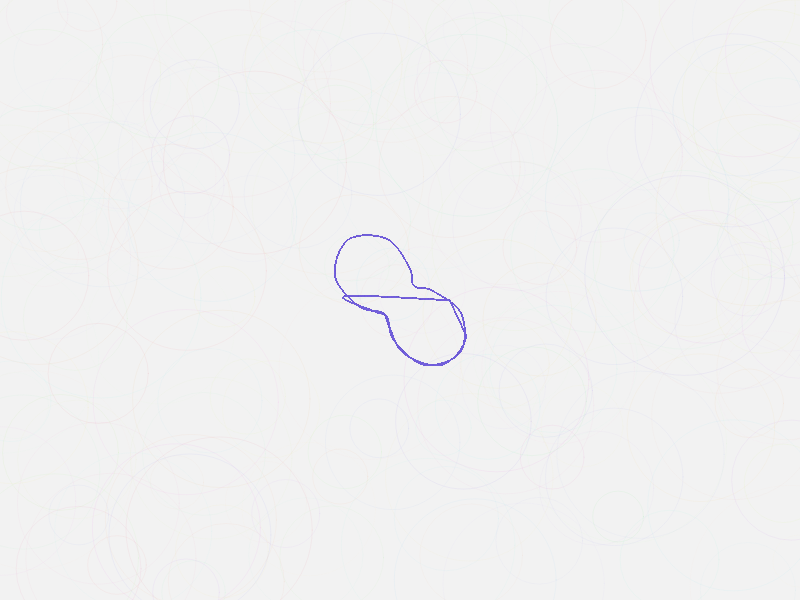
Frame 1 (no input)
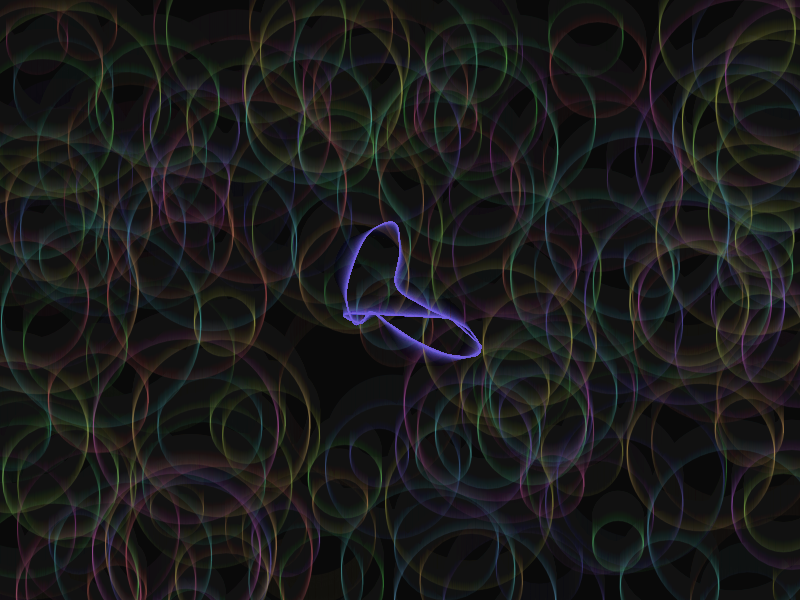
Frame 60 (no input)
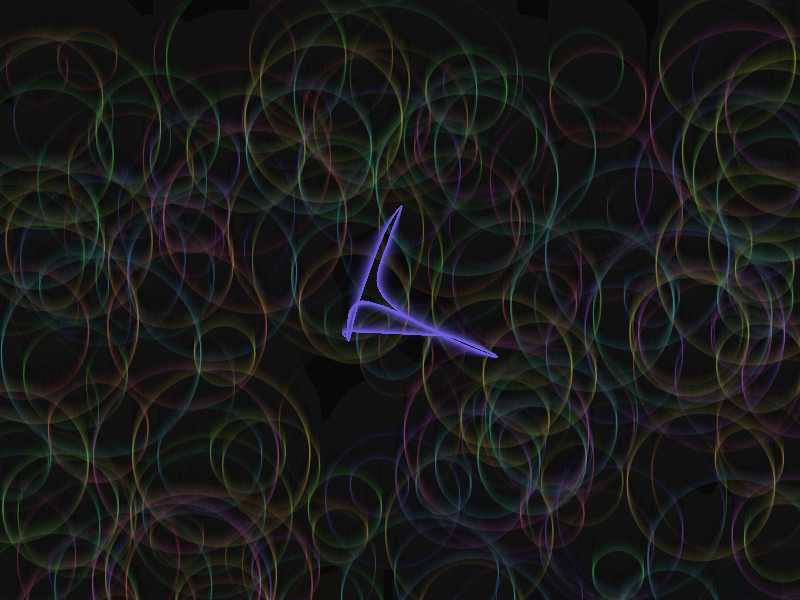
Frame 120 (the mouse pressed at the canvas centre since frame 60)

The p5.js sketch that drew these frames (run headless with seeded random() and noise() and a simulated clock; from frame 60 on, the mouse is pressed at the canvas centre):

// p5.js sketch
// ── sketch.js
let circles = [];
let filaments = [];
let time = 0;

function setup() {
  createCanvas(800, 600);
  colorMode(HSB, 360, 100, 100, 1);

  // Initialize overlapping translucent circles
  for (let i = 0; i < 200; i++) {
    circles.push({
      x: random(width),
      y: random(height),
      radius: random(50, 200),
      speed: random(0.001, 0.005),
      hue: random(360),
      alpha: random(0.02, 0.08)
    });
  }

  // Initialize filament webbing
  for (let i = 0; i < 500; i++) {
    filaments.push({
      points: [],
      hue: random(200, 300),
      alpha: random(0.05, 0.15),
      speed: random(0.002, 0.008)
    });
  }
}

function draw() {
  background(0, 0, 0, 0.05); // Very slow fade for trail effect

  time += 0.01;

  // Draw and update circles
  for (let c of circles) {
    c.x += sin(time * c.speed) * 0.5;
    c.y += cos(time * c.speed) * 0.5;
    c.hue = (c.hue + 0.1) % 360;

    noFill();
    stroke(c.hue, 50, 90, c.alpha);
    ellipse(c.x, c.y, c.radius);
  }

  // Update and draw filaments
  for (let f of filaments) {
    if (f.points.length === 0) {
      f.points = [];
      let startAngle = time * f.speed;
      for (let i = 0; i < 20; i++) {
        let angle = startAngle + i * 0.5;
        let radius = 50 + sin(time * 0.3 + i) * 30;
        let x = width / 2 + cos(angle) * radius;
        let y = height / 2 + sin(angle) * radius;
        f.points.push({x, y});
      }
    }

    // Animate filament points
    for (let i = 0; i < f.points.length; i++) {
      let p = f.points[i];
      p.x += sin(time * f.speed + i) * 0.3;
      p.y += cos(time * f.speed + i) * 0.3;
    }

    // Draw filament
    noFill();
    stroke(f.hue, 60, 85, f.alpha);
    beginShape();
    for (let p of f.points) {
      curveVertex(p.x, p.y);
    }
    endShape(CLOSE);
  }
}
